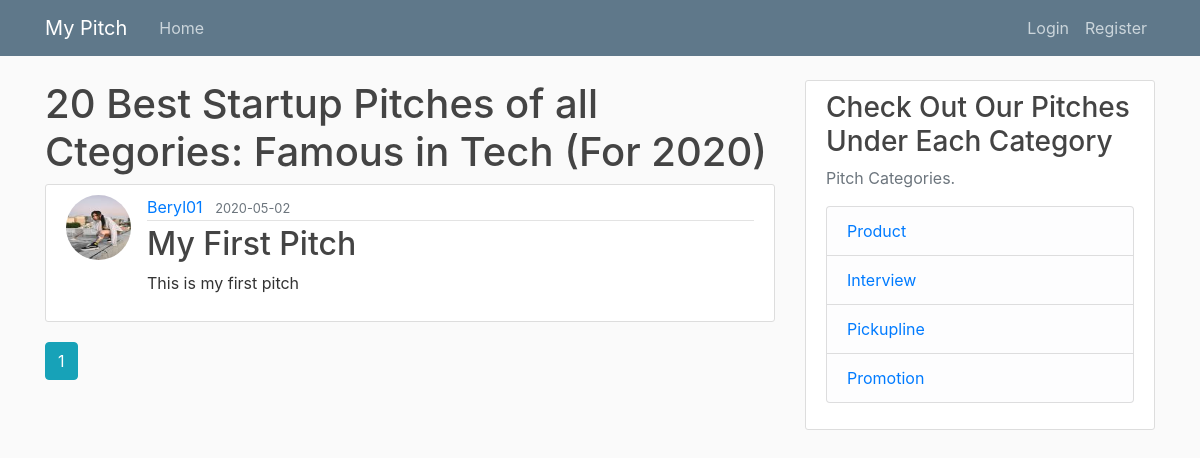
The page /index on the database as committed earlier.
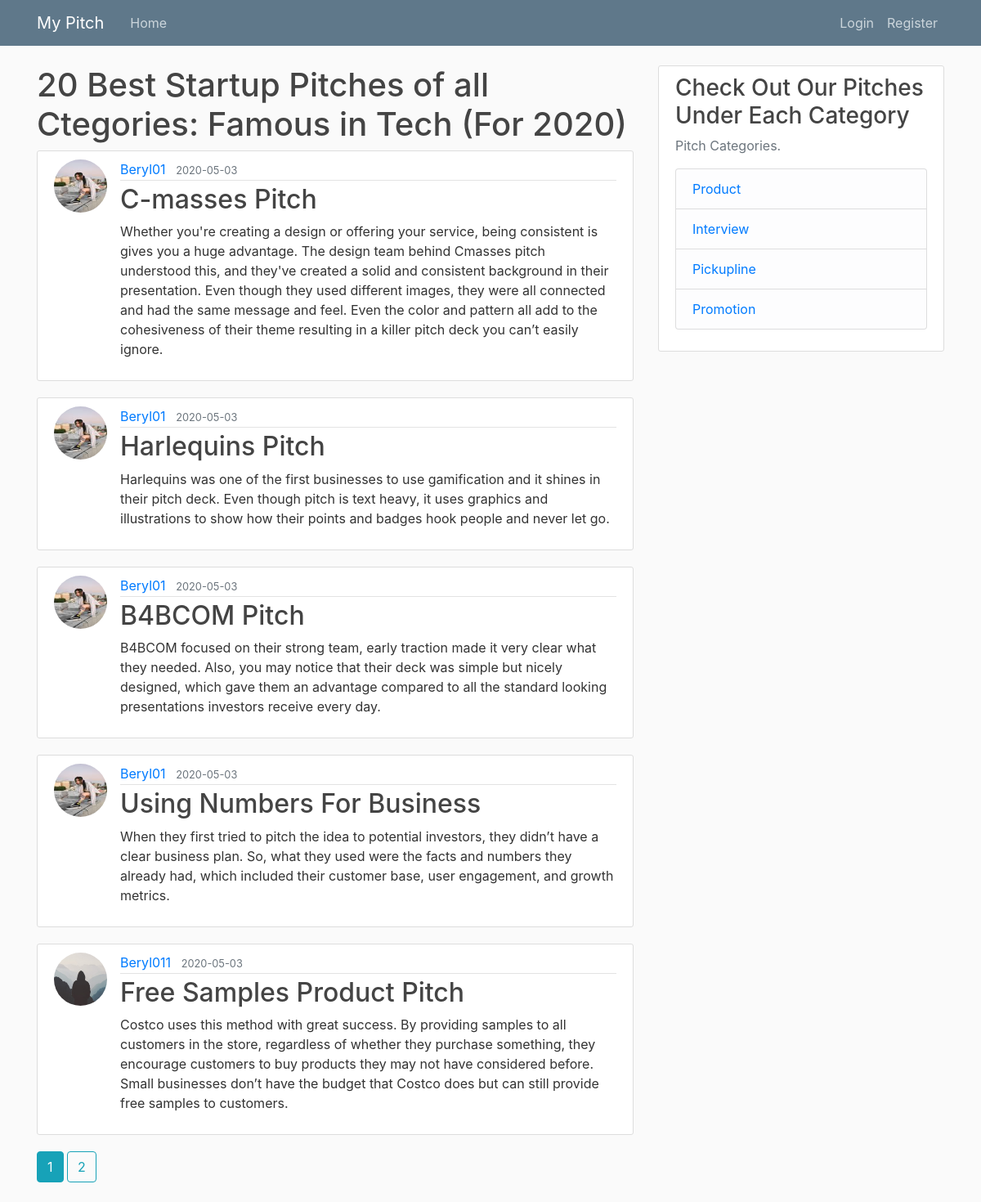
The same page on the database as committed later.
### app/models.py (models this page shows, shortened)
class Post(db.Model):
    id = db.Column(db.Integer, primary_key=True)
    title = db.Column(db.String(100), nullable=False)
    date = db.Column(db.DateTime, nullable=False, default=datetime.utcnow)
    content = db.Column(db.Text, nullable=False)
    user_id = db.Column(db.Integer, db.ForeignKey('user.id'), nullable=False)

class User(db.Model, UserMixin):
    id = db.Column(db.Integer, primary_key=True)
    username = db.Column(db.String(20), unique=True, nullable=False)
    email = db.Column(db.String(120), unique=True, nullable=False)
    image_file = db.Column(db.String(20), nullable=False, default='default.jpg')
    password = db.Column(db.String(60), nullable=False)
    posts = db.relationship('Post', backref='author', lazy=True)

### app/routes.py (the view)
@app.route("/")
@app.route("/index")
def index():
    page = request.args.get('page', 1, type=int)
    posts = Post.query.order_by(Post.date.desc()).paginate(page=page, per_page=5)
    return render_template('index.html', posts=posts)

### app/templates/index.html (shortened to what this page needs)
{% extends "base.html" %}
{% block content %}
<h1>20 Best Startup Pitches of all Ctegories: Famous in Tech (For 2020)</h1>
{% for post in posts.items %}
<article class="media content-section">
  <img class="rounded-circle article-img"
    src="{{ url_for('static', filename='profile_pics/' + post.author.image_file) }}">
  <div class="media-body">
    <div class="article-metadata">
      <a class="mr-2" href="{{ url_for('user_posts', username=post.author.username) }}">{{ post.author.username }}</a>
      <small class="text-muted">{{ post.date.strftime('%Y-%m-%d') }}</small>
    </div>
    <h2><a class="article-title" href="{{ url_for('post', post_id=post.id) }}">{{ post.title }}</a></h2>
    <p class="article-content">{{ post.content }}</p>
  </div>
</article>
{% endfor %}
{% for page_num in posts.iter_pages(left_edge=1, right_edge=1, left_current=1, right_current=2) %}
{% if page_num %}
{% if posts.page == page_num %}
<a class="btn btn-info mb-4" href="{{ url_for('index', page=page_num) }}">{{ page_num }}</a>
{% else %}
<a class="btn btn-outline-info mb-4" href="{{ url_for('index', page=page_num) }}">{{ page_num }}</a>
{% endif %}
{% else %}
...
{% endif %}
{% endfor %}
{% endblock content %}

Rows that differ between the two databases and show on the page:
no longer on this page (row edited): Post: image_file (picture), author.username "Beryl01", date "2020-05-02", title "My First Pitch", content "This is my first pitch"
added Post: image_file (picture), author.username "Beryl01", date "2020-05-03", title "C-masses Pitch", content "Whether you're creating a design or offering your service, being consistent is gives you a huge advantage. The design team behind Cmasses pitch understood this, and they've created a solid and consistent background in their presentation. Even though they used different images, they were all connected and had the same message and feel. Even the color and pattern all add to the cohesiveness of their theme resulting in a killer pitch deck you can’t easily ignore."
added Post: image_file (picture), author.username "Beryl01", date "2020-05-03", title "Harlequins Pitch", content "Harlequins was one of the first businesses to use gamification and it shines in their pitch deck. Even though pitch is text heavy, it uses graphics and illustrations to show how their points and badges hook people and never let go."
added Post: image_file (picture), author.username "Beryl01", date "2020-05-03", title "B4BCOM Pitch", content "B4BCOM focused on their strong team, early traction made it very clear what they needed. Also, you may notice that their deck was simple but nicely designed, which gave them an advantage compared to all the standard looking presentations investors receive every day."
added Post: image_file (picture), author.username "Beryl01", date "2020-05-03", title "Using Numbers For Business", content "When they first tried to pitch the idea to potential investors, they didn’t have a clear business plan. So, what they used were the facts and numbers they already had, which included their customer base, user engagement, and growth metrics."
added Post: image_file (placeholder picture), author.username "Beryl011", date "2020-05-03", title "Free Samples Product Pitch", content "Costco uses this method with great success. By providing samples to all customers in the store, regardless of whether they purchase something, they encourage customers to buy products they may not have considered before. Small businesses don’t have the budget that Costco does but can still provide free samples to customers."
Other text that changed with them:
new list line: "2"
